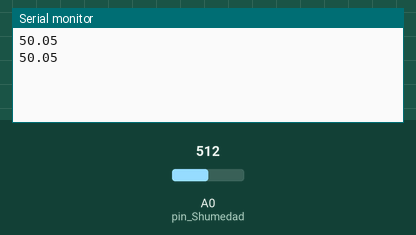
A sketch run on a simulated Arduino Uno, built with avr-gcc and run on an emulated ATmega328P. Shown: the last lines printed to the serial monitor. The inputs (shaded band) are chosen by the test bench; at power-on: A0 (pin_Shumedad) = 512.

Above: at 1.8 s.
1.9 s: A0 (pin_Shumedad) set to 716
At 2.8 s:
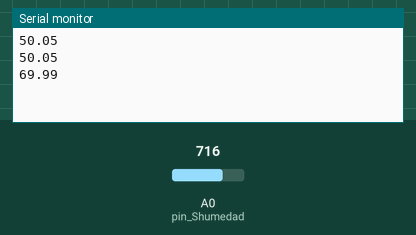
3.4 s: A0 (pin_Shumedad) set to 900
At 4.4 s:
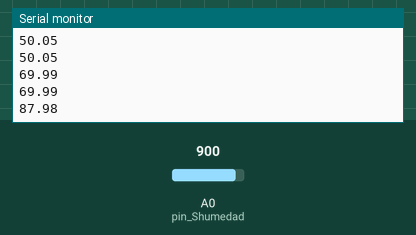
Timing chart, 0 to 6.4 s (numbered marks = the images above; inputs shaded):
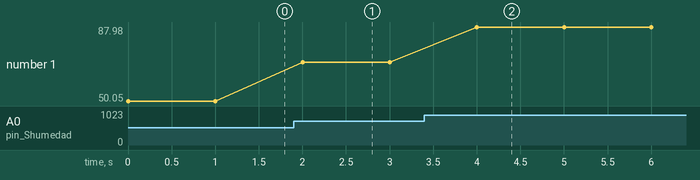

Measured:
- after the input at 1.9 s, the serial monitor: prints a new line after 0.10 s (image 1)
- after the input at 3.4 s, the serial monitor: prints a new line after 0.60 s (image 2)
- plotted number 1: 50.05 → 69.99 after the input at 1.9 s, 69.99 → 87.98 after the input at 3.4 s

The sketch:

humedad.ino
```cpp
int pin_Shumedad = A0;

void setup() {
    Serial.begin(9600);
}

void loop() {
    int humedad = analogRead(pin_Shumedad);
    Serial.println(humedad/10.23);
    delay(1000);
}

//Se divide por 10,23 para que el valor maximo (1023) este expresado en 100, para luego sacar promedios de los 3 sensores...
```
